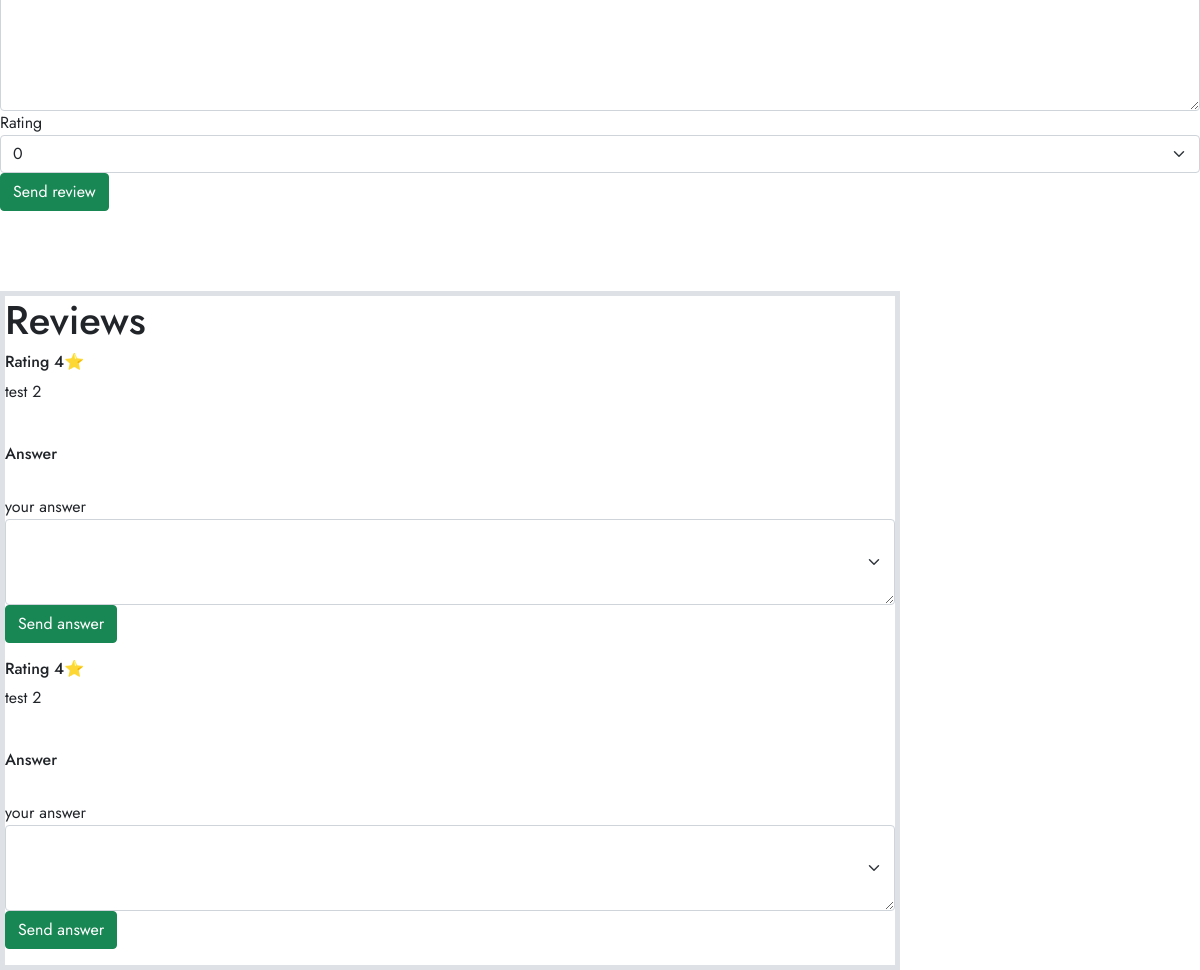
Page /user_panel/details.php?id=1 (lower part) on the earlier database version.
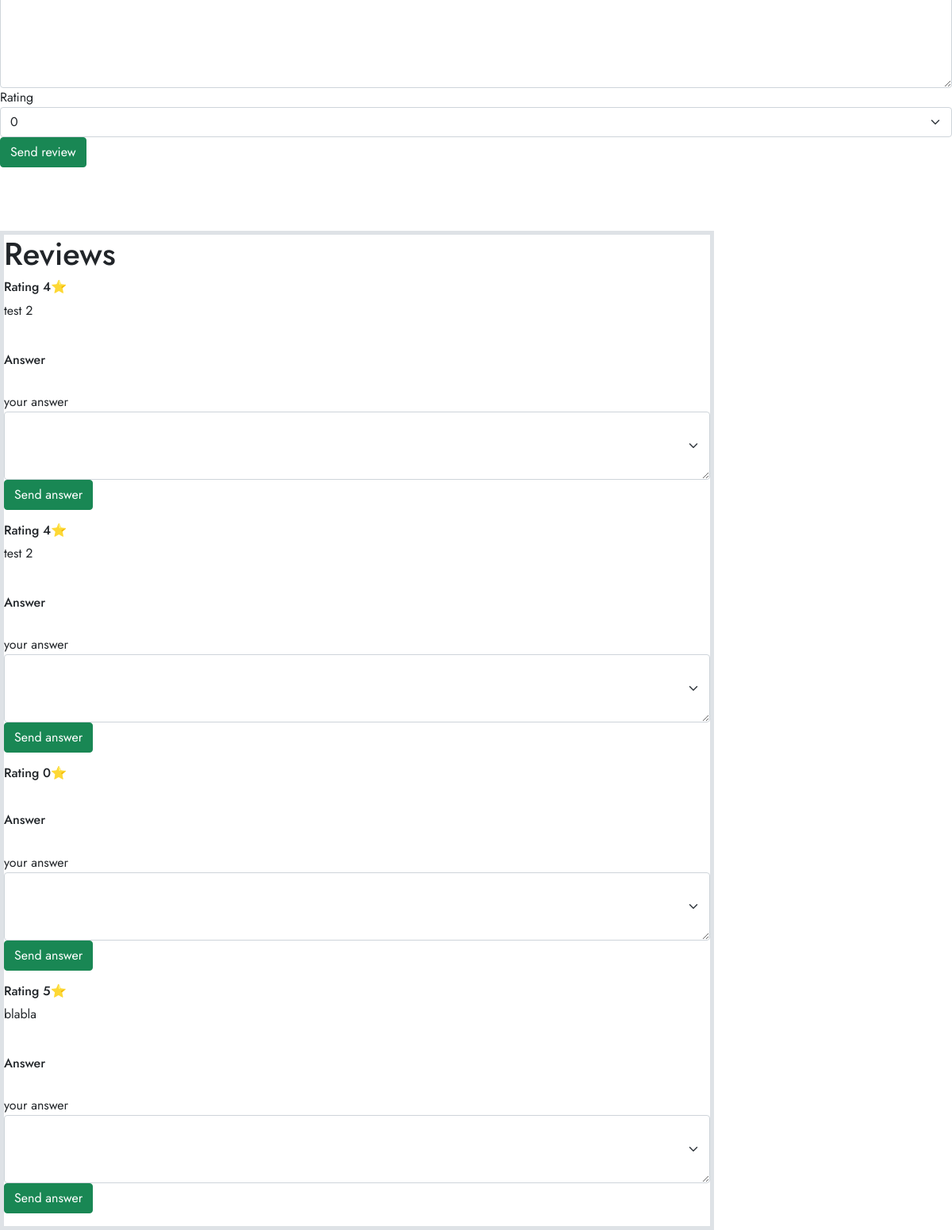
Same page on the later database version.
### tables this page shows
CREATE TABLE `products_reviews` (
  `id` int(11) NOT NULL,
  `message` varchar(255) NOT NULL,
  `fk_product` int(11) DEFAULT NULL,
  `star` int(11) DEFAULT NULL,
  `fk_user` int(11) DEFAULT NULL
);

### user_panel/details.php (the view, shortened to what this page needs)
<?php
require_once '../components/db_connect.php';
require_once '../components/boot.php';
if ($_GET['id']) {
  $id = $_GET['id'];
} else {
  header("location: error.php");
}
$sqlreview = "SELECT * FROM products_reviews WHERE fk_product={$id}";
$resultreview = mysqli_query($connect, $sqlreview);
$tbody = '';
if (mysqli_num_rows($resultreview)  > 0) {
  while ($rowreview = mysqli_fetch_array($resultreview, MYSQLI_ASSOC)) {
    $tresponse = '';
      $tbody .= "<div id='review'>
      <h6>Rating ".$rowreview['star']."⭐</h6>
      <p>".$rowreview['message']."</p>
      </div><br>
      <div id='response'>
              <h6>Answer</h6>
                ".$tresponse."
              </div><br>
      <form action='actions/a_answer.php' method='post'>
              <label for='review'>your answer</label>
                <textarea  class='form-select' name='answer' id='' cols='10' rows='3'></textarea>
                <input type='hidden' name='fk_review' value=".$rowreview['id'].">
                <button class='btn btn-success' type='submit'>Send answer</button>
              </form>
              " ;
  };
} else {
  $tbody =  "<tr><td colspan='5'><center>No Data Available </center></td></tr>" ;
}
?>
<!DOCTYPE html>
<html lang="en">
<head>
  <link rel="stylesheet" href="style.css" />
</head>
<body>
  <section>
    <div>
      <br><br>
      <form action="actions/a_review.php" method="post">
    <textarea  class="form-select" name="message" id="" cols="30" rows="10"></textarea>
    <label for="rating">Rating</label>
    <select class="form-select" name="star" id="">
        <option value="0">0</option>
    </select>
    <button class='btn btn-success' type="submit">Send review</button>
  </form><br><br>
      <div class= "manageProduct w-75 mt-3 border border-5">
      <p class='h1'> Reviews </p>
              <?=$tbody;?>
      </div>
    </div>
  </section>
</body>
</html>

Differences in the rows shown:
added products_reviews: star "0"
added products_reviews: star "5", message "blabla"
Other differences:
text no longer shown: "Rating Rating ⭐ ⭐ Answer Answer your answer your answer Send answer Send answer"
text now shown: "Rating Rating Rating Rating ⭐ ⭐ ⭐ ⭐ Answer Answer Answer Answer your answer your answer your answer your answer Send answer Send answer Send answer Send answer"
